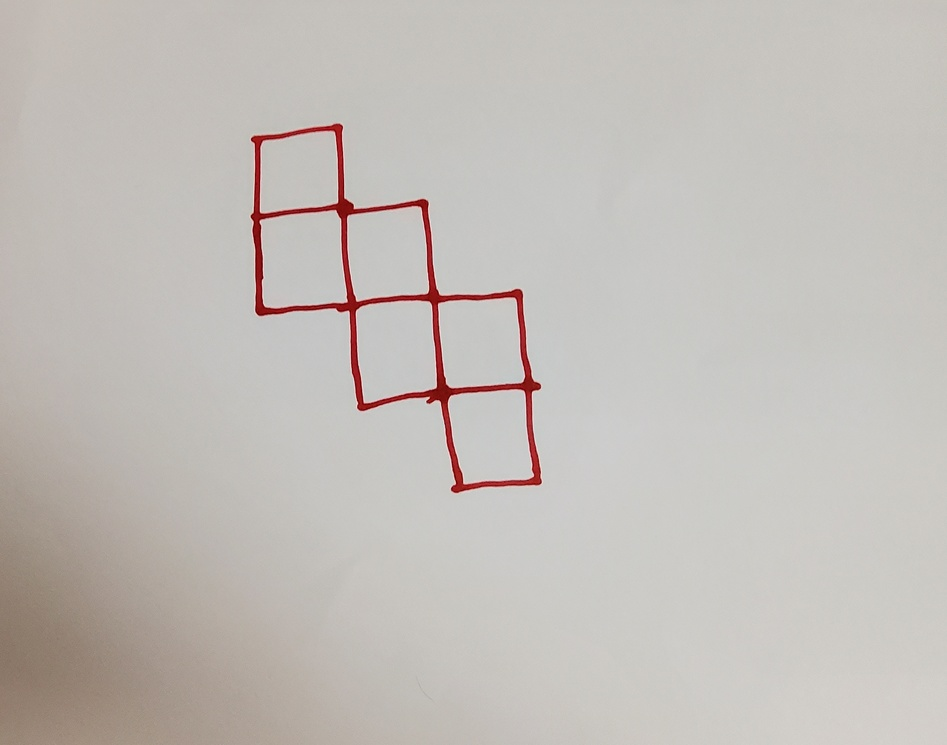
#> input picture images/ex_view_hand.jpg, 947 x 745 px, shrunk from 2705 x 2129 before the run, found by its file name
$ python main.py
#> lines starting #> are read from the running program, lines starting #| are printed output that depends on the picture; after the words box and inside, x2 and y2 are one past the last pixel; in counts of white or black regions, pixels touching at a corner belong together
### codes/cube.py
import numpy as np

class Rect:
    def __init__(self, idx):
        self.idx = idx

class Cube:
    #한 변의 길이
    def __init__(self, matrix):
        self.r = self.c = -1
        self.mat = []
        self.check = []
        self.staus = [
            # U, L, D, R
            [5, 3, 2, 4], # 1
            [1, 3, 6, 4], # 2
            [5, 6, 2, 4], # 3
            [5, 1, 2, 6], # 4
            [6, 3, 1, 4], # 5
            [2, 3, 5, 4]  # 6
        ]
        for i in range(0, len(matrix)):
            self.mat.append([])
            for j in range(0, len(matrix)):
                if matrix[i][j] == 1:
                    if self.r == -1 or self.c == -1:
                        self.r, self.c = i, j
                    self.check.append(False)
                    self.mat[i].append(Rect(-1))
                else:
                    self.mat[i].append(Rect(0))

    def isCube(self):
        if len(self.check) != 6:
            print("면의 개수", len(self.check))
            return False
        self.checkMatrix(self.r, self.c, 1)
        ans = True

        for ck in self.check:
            if ck == False:
                print("정육면체의 전개도가 아님!")
                ans = False
                break
        return ans

    def checkMatrix(self, r, c, now):
        if self.check[now - 1]:
            return False
        self.mat[r][c].idx = now
        self.check[now - 1] = True
        idx1 = -1
        idx2 = 0
        adj = [0, 0, 0, 0]
        vx = [0, -1, 0, 1]
        vy = [-1, 0, 1, 0]

        for i in range(0, 4):
            if 0 <= r + vy[i] < len(self.mat):
                if 0 <= c + vx[i] < len(self.mat[0]):
                    adj[i] = self.mat[r + vy[i]][c + vx[i]]
                    if adj[i].idx > 0:
                        idx1 = i
        if idx1 != -1:
            for i in range(0, 3):
                if adj[idx1].idx == self.staus[now - 1][idx2]:
                    break
                else:
                    idx2 = (idx2 + 1) % 4
        else:
            idx1 = 0

        for i in range(0, 4):
            if adj[idx1] != 0 and adj[idx1].idx == -1:
                self.checkMatrix(r + vy[idx1], c + vx[idx1], self.staus[now - 1][idx2])
            idx1 = (idx1 + 1) % 4
            idx2 = (idx2 + 1) % 4

### codes/main.py
import codes.cube as cb
import cv2
import numpy as np
import matplotlib.pyplot as plt
import math

#두 점 사이의 각도 구하기
def getAngle(pt1, pt2):
    dx = pt1[0] - pt2[0]
    dy = pt1[1] - pt2[1]
    rad = math.atan2(dx, dy)
    return (rad * 180) / math.pi

def autoRotExView(img_org):
    # 이미지의 외곽 검출
    img_canny = cv2.Canny(img_org, 100, 200)
    # 면과 경계를 구분하기 위한 팽창 연산
    k = cv2.getStructuringElement(cv2.MORPH_RECT, (20, 20))
    img_dlt = cv2.dilate(img_canny, k)

    rows, cols = img_dlt.shape[0:2]
    # 평균 기울기 구하기
    _, avgDeg = scanExView(img_dlt)
    # 회전 행렬 생성 (전개도가 회전하면서 이미지 밖으로 나가는 것을 막기위해 scale 변환)
    matRot = cv2.getRotationMatrix2D((cols/2, rows/2), -avgDeg, 0.7)
    # 회전 변환
    img_org = cv2.warpAffine(img_org, matRot, (cols, rows))
    img_dlt = cv2.warpAffine(img_dlt, matRot, (cols, rows))

    return img_org, img_dlt

# 꼭지점 검출과 평균 기울기 반환
def scanExView(img):
    rects = []
    degs = []
    cont, _ = cv2.findContours(img, cv2.RETR_LIST, cv2.CHAIN_APPROX_SIMPLE)
    for cnt in cont:
        # contour 근사를 이용해 필요없는 꼭지점 수 줄이기
        eps = 0.03 * cv2.arcLength(cnt, True)
        poly = cv2.approxPolyDP(cnt, eps, True)
        # 꼭지점이 4개이고 일정 크기 이상의 사각형만 cube 에 추가
        if len(poly) == 4 and cv2.contourArea(cnt) > 1000:
            rects.append(poly)
            # 변의 기울기 계산
            degs.append(getAngle(poly[2][0], poly[1][0]))
            degs.append(getAngle(poly[3][0], poly[0][0]))

    return rects, np.mean(degs)

# 전개도를 행렬로 변환
def getExViewMatrix(img):
    # 전개도 각 면 검출
    rects, _ = scanExView(img)

    viewMat = np.zeros((8, 8))
    minX = minY = np.inf
    centers = []
    for rect in rects:
        # 무게중심 좌표 구하기
        mmt = cv2.moments(rect)
        cx = int(mmt['m10'] / mmt['m00'])
        cy = int(mmt['m01'] / mmt['m00'])
        centers.append([cx, cy])
        for p in rect:
            if minX > p[0][0]:
                minX = p[0][0]
            if minY > p[0][1]:
                minY = p[0][1]

    # 무게중심 간의 거리 구하기
    minDist = np.inf
    for center in centers:
        dist = math.dist(centers[0], center)
        if dist != 0 and dist < minDist:
            minDist = dist
    # 행렬로 변환..
    for center in centers:
        row, col = int((center[1] - minY) / minDist), int((center[0] - minX) / minDist)
        if row > len(viewMat) or col > len(viewMat[0]):
            print("행렬 초과..!")
            break
        viewMat[row][col] = 1

    return viewMat, rects

img1 = cv2.imread('../Images/ex_view_hand.jpg')
#> img1 is the input picture: shape (745, 947, 3); mean B, G, R 184.9, 189.4, 194.4
# 이미지 기울기 보정
img_horz, img_dlt = autoRotExView(img1)
#> in autoRotExView, `img_canny = cv2.Canny(img_org, 100, 200)`:
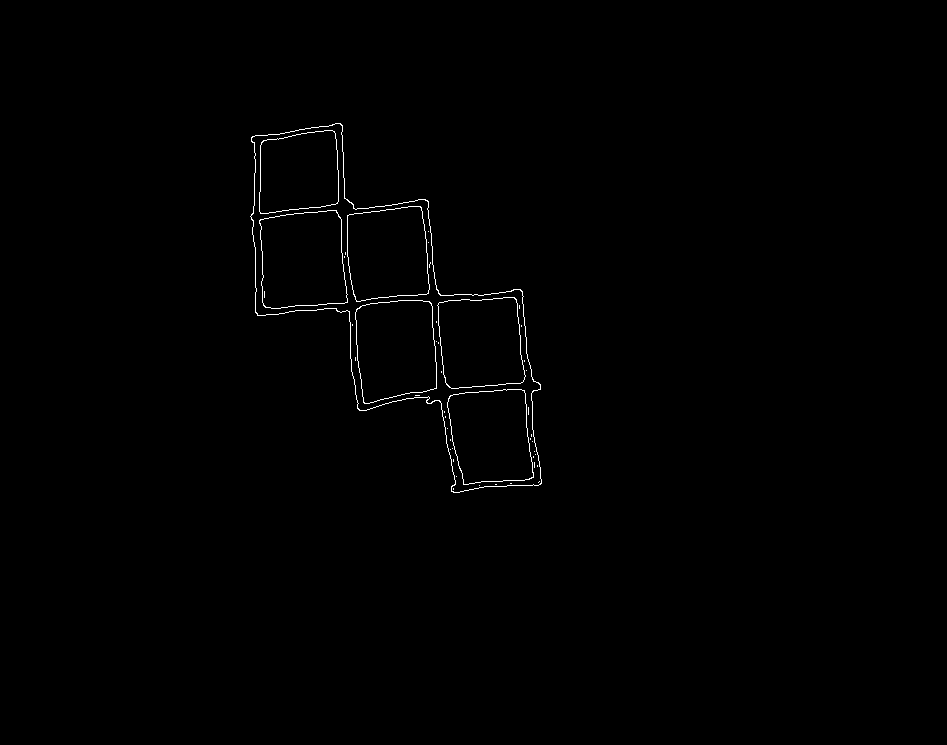
#> img_canny: shape (745, 947); 0.48% white in thin lines or dots, all inside (x1, y1, x2, y2) = (250, 123, 542, 493)
#> in autoRotExView, `img_dlt = cv2.dilate(img_canny, k)`:
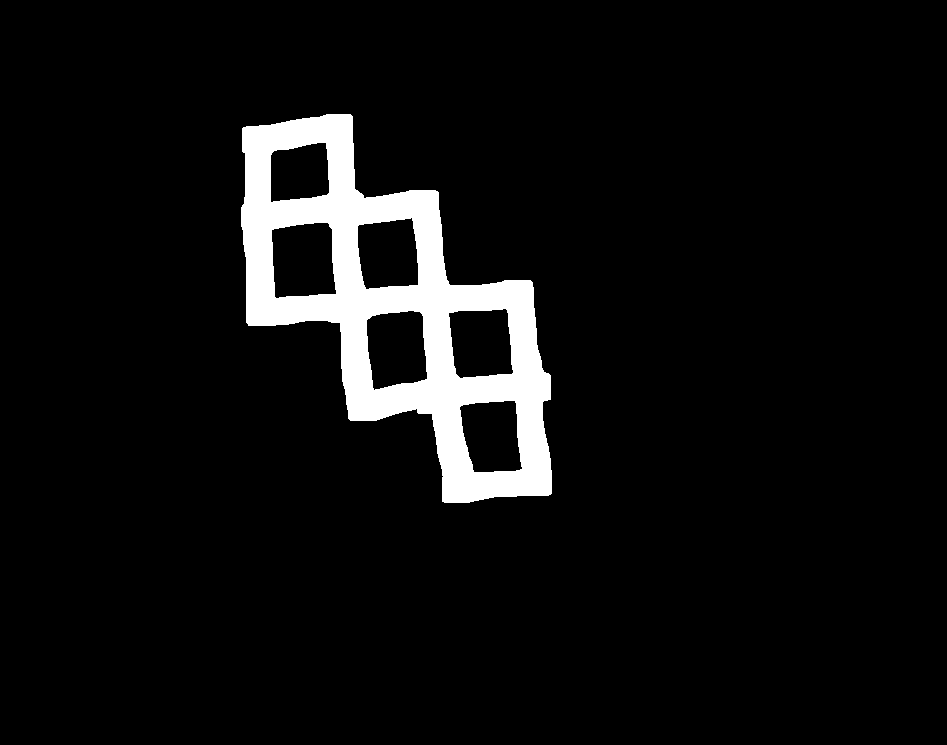
#> img_dlt: shape (745, 947); 6.2% white; 1 white region
#> in scanExView, `cont, _ = cv2.findContours(img, cv2.RETR_LIST, cv2.CHAIN_APPROX_SIMPLE)`: cont = 7 contours; box (x1, y1, x2, y2) and area: (241, 114, 552, 503) 64799, (271, 222, 337, 299) 4298, (366, 310, 428, 391) 4058, (448, 308, 514, 379) 3858, (357, 217, 419, 290) 3764, (459, 400, 523, 473) 3716, (270, 142, 330, 203) 3022
#> the loop in scanExView, `for cnt in cont:` made 7 passes
#> (eps, poly) on passes 1 to 6: (7.5, [[514, 400], [522, 468], [474, 472], [459, 407]]), (7.77, [[419, 311], [427, 378], [374, 390], [366, 320]]), (7.56, [[505, 308], [513, 372], [460, 378], [448, 313]]), (7.99, [[327, 222], [336, 293], [276, 298], [271, 230]]), (7.45, [[411, 217], [418, 284], [366, 289], [357, 226]]), (6.67, [[325, 142], [329, 192], [271, 202], [271, 153]])
#> eps on pass 7: 41.76
#> after the loop in scanExView, `for cnt in cont:`: degs = [-85.24, -82.75, -77.24, -80.36, -83.54, -84.99, -85.24, -81.87, -84.51, -80.54, -80.22, -78.49]; rects = 6 contours; box (x1, y1, x2, y2) and area: (271, 222, 337, 299) 4076, (366, 311, 428, 391) 3714, (448, 308, 514, 379) 3602, (357, 217, 419, 290) 3501, (459, 400, 523, 473) 3488, (271, 142, 330, 203) 2793
#> in autoRotExView, `_, avgDeg = scanExView(img_dlt)`: avgDeg = -82.08
#> in autoRotExView, `matRot = cv2.getRotationMatrix2D((cols/2, rows/2), -avgDeg, 0.7)`: matRot = [[0.0964, 0.693, 169.6], [-0.693, 0.0964, 664.9]]
#> in autoRotExView, `img_org = cv2.warpAffine(img_org, matRot, (cols, rows))`:
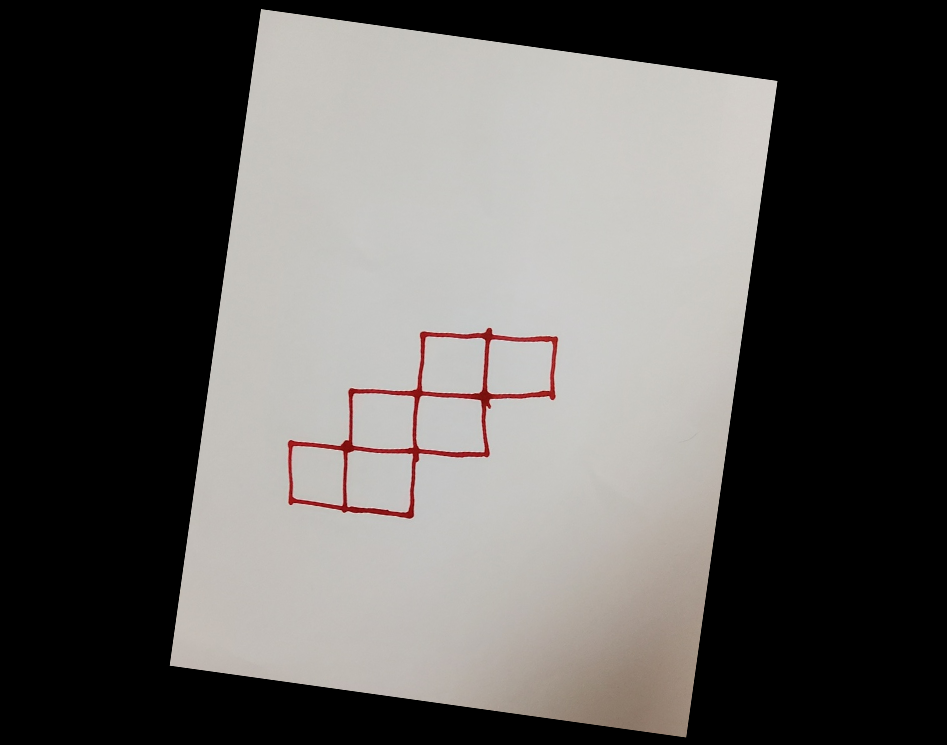
#> img_org: shape (745, 947, 3); mean B, G, R 90.6, 92.8, 95.3
#> in autoRotExView, `img_dlt = cv2.warpAffine(img_dlt, matRot, (cols, rows))`:
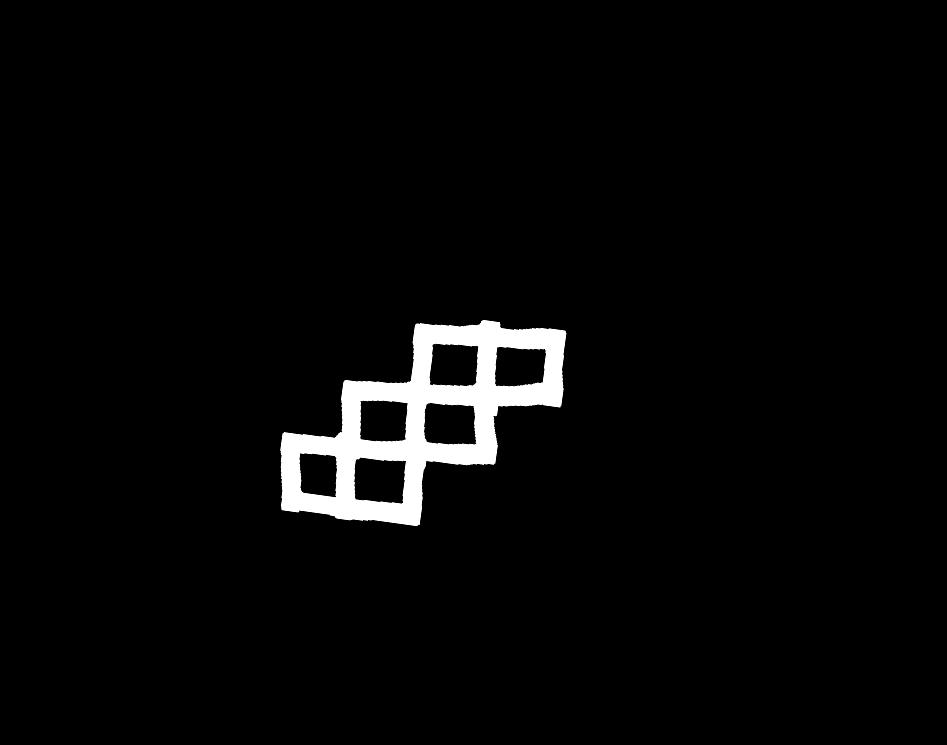
#> img_dlt: shape (745, 947); min 0, max 255, mean 7.7
# 전개도를 행렬로 변환
viewMat, rects = getExViewMatrix(img_dlt)
#> in scanExView (call 2), `cont, _ = cv2.findContours(img, cv2.RETR_LIST, cv2.CHAIN_APPROX_SIMPLE)`: cont = 7 contours; box (x1, y1, x2, y2) and area: (280, 320, 567, 527) 31966, (354, 457, 407, 504) 2066, (423, 402, 477, 445) 1950, (429, 343, 479, 387) 1853, (359, 400, 408, 442) 1810, (494, 346, 546, 387) 1778, (299, 453, 338, 498) 1454
#> the loop in scanExView (call 2), `for cnt in cont:` made 7 passes
#> (eps, poly) on passes 1 to 6: (5.81, [[355, 460], [405, 460], [403, 502], [356, 499]]), (4.84, [[300, 453], [335, 456], [335, 497], [301, 491]]), (5.64, [[426, 405], [472, 405], [475, 442], [427, 442]]), (5.36, [[360, 402], [405, 402], [405, 438], [361, 439]]), (5.4, [[496, 349], [544, 348], [543, 380], [497, 386]]), (5.38, [[432, 345], [476, 345], [476, 382], [430, 384]])
#> eps on pass 7: 30.39
#> after the loop in scanExView (call 2), `for cnt in cont:`: degs = [-2.73, 1.47, 0, 1.51, 4.64, 1.55, 0, 1.55, -1.79, 1.55, 0, -2.94]; rects = 6 contours; box (x1, y1, x2, y2) and area: (355, 460, 406, 503) 1965, (426, 405, 476, 443) 1739, (430, 345, 477, 385) 1709, (360, 402, 406, 440) 1624, (496, 348, 545, 387) 1622, (300, 453, 336, 498) 1360
#> the loop in getExViewMatrix, `for rect in rects:` made 6 passes
#> (rect, cx, cy) on passes 1 to 6: ([[355, 460], [405, 460], [403, 502], [356, 499]], 380, 480), ([[300, 453], [335, 456], [335, 497], [301, 491]], 317, 474), ([[426, 405], [472, 405], [475, 442], [427, 442]], 450, 423), ([[360, 402], [405, 402], [405, 438], [361, 439]], 382, 420), ([[496, 349], [544, 348], [543, 380], [497, 386]], 519, 365), ([[432, 345], [476, 345], [476, 382], [430, 384]], 453, 364)
#> after the loop in getExViewMatrix, `for rect in rects:`: centers = [[380, 480], [317, 474], [450, 423], [382, 420], [519, 365], [453, 364]]; minX = 300; minY = 345
#> the loop in getExViewMatrix, `for center in centers:` made 6 passes
#> (center, dist, minDist) on passes 2, 4: ([317, 474], 63.29, 63.29), ([382, 420], 60.03, 60.03)
#> (center, dist) on passes 1, 3, 5, 6: ([380, 480], 0), ([450, 423], 90.27), ([519, 365], 180.4), ([453, 364], 137.1)
#> after the loop in getExViewMatrix, `for center in centers:`: minDist = 60.03
#> the loop in getExViewMatrix, `for center in centers:` made 6 passes
#> (center, row, col) on passes 1 to 6: ([380, 480], 2, 1), ([317, 474], 2, 0), ([450, 423], 1, 2), ([382, 420], 1, 1), ([519, 365], 0, 3), ([453, 364], 0, 2)
print(viewMat)
#| [[0. 0. 1. 1. 0. 0. 0. 0.]
#|  [0. 1. 1. 0. 0. 0. 0. 0.]
#|  [1. 1. 0. 0. 0. 0. 0. 0.]
#|  [0. 0. 0. 0. 0. 0. 0. 0.]
#|  [0. 0. 0. 0. 0. 0. 0. 0.]
#|  [0. 0. 0. 0. 0. 0. 0. 0.]
#|  [0. 0. 0. 0. 0. 0. 0. 0.]
#|  [0. 0. 0. 0. 0. 0. 0. 0.]]

# 검출한 사각형 그리기
cv2.drawContours(img_horz, rects, -1, (0, 0, 255), 2)
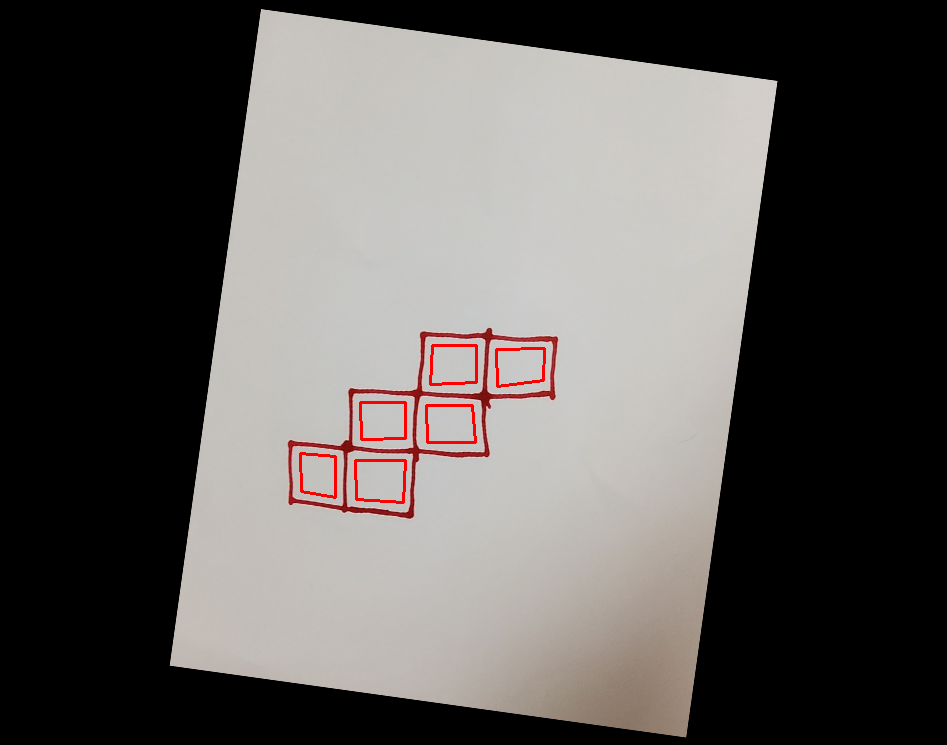
#> img_horz: shape (745, 947, 3); 0.41% of pixels changed, all inside (x1, y1, x2, y2) = (299, 344, 546, 504)
# 정육면체 전개도인지 검사
cube = cb.Cube(viewMat)
#> the loop in __init__, `for i in range(0, len(matrix)):` made 8 passes
#> after the loop in __init__, `for i in range(0, len(matrix)):`: self.c = 2; self.check = [False, False, False, False, False, False]; self.mat = 8 items; self.r = 0
if cube.isCube():
#> after the loop in checkMatrix, `for i in range(0, 4):`: adj = 4 items
#> the loop in isCube, `for ck in self.check:` made 6 passes
    print("정육면체 전개도입니다아ㅏㅏㅏ!!!!!!!")
else:
    print("정육면체 전개도가 아닙니다ㅏㅏㅏㅏㅏ!!!!")

imgs = {'Original': img1[:, :, ::-1], 'Rotate&Scale': img_horz[:,:,::-1], 'Dilate': img_dlt}

for i, (k, v) in enumerate(imgs.items()):
    plt.subplot(1, 3, i + 1)
    plt.title(k)
    plt.imshow(v, cmap='gray')
    plt.xticks([])
    plt.yticks([])
#> this loop made 3 passes
plt.show()
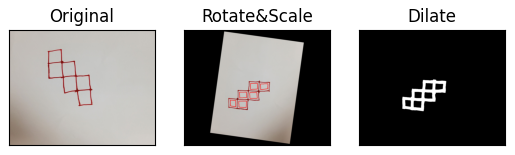
#> figure drawn by matplotlib, 3 panels
